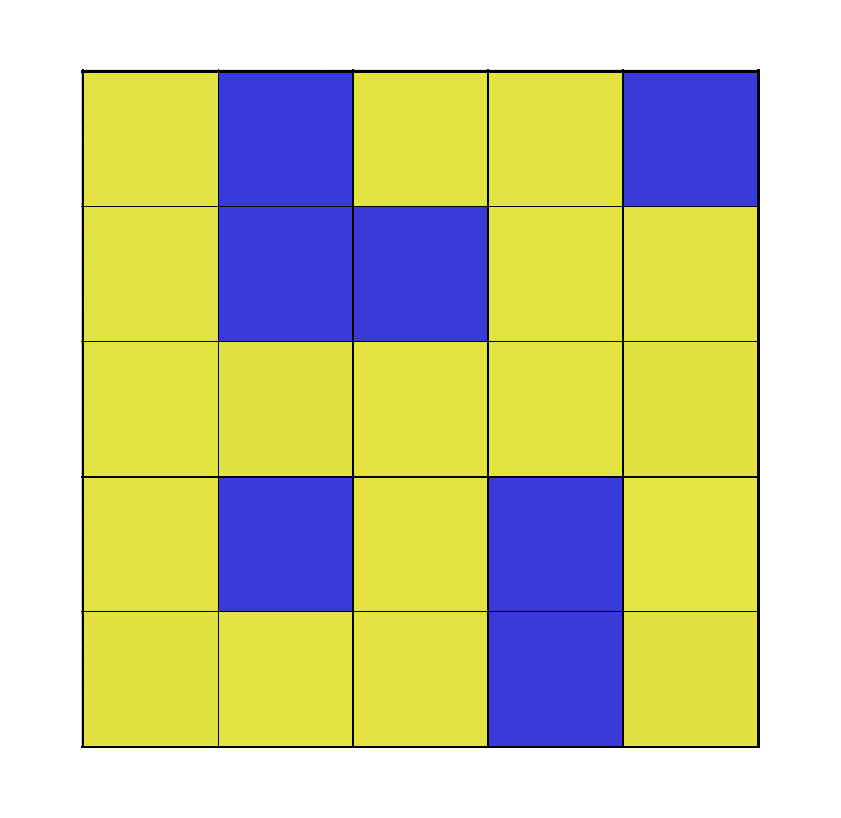
#> input picture task7/answer_python.png, 841 x 818 px
$ python partB.py
#> lines starting #> are read from the running program, lines starting #| are printed output that depends on the picture; after the words box and inside, x2 and y2 are one past the last pixel; in counts of white or black regions, pixels touching at a corner belong together
import cv2
import numpy as np
from collections import deque

def find_black_rows(image, intensity):
    black_indices = []
    for i in range(image.shape[0]):
        avg = np.mean(image[i], axis=0)
        if np.average(avg) < intensity:
            black_indices.append(i)
            for j in range(image.shape[1]):

                if not np.allclose(image[i][j], [255, 255, 255], atol=10):
                    image[i, j] = [0, 0, 0]

    return black_indices

def find_black_columns(image, intensity):
    black_indices = []
    for i in range(image.shape[1]):
        avg = np.mean(image[:, i], axis=0)
        if np.average(avg) < intensity:
            black_indices.append(i)
            for j in range(image.shape[0]):

                if not np.allclose(image[j][i], [255, 255, 255], atol=10):
                    image[j, i] = [0, 0, 0]

    return black_indices

# Input for image
image = cv2.imread("answer_python.png")
#> image is the input picture: shape (818, 841, 3); mean B, G, R 154.2, 200.6, 200.4

black_row_indices = find_black_rows(image, 105)
#> after the loop in find_black_rows, `for i in range(image.shape[0]):`: black_indices = [70, 71, 72, 206, 341, 476, 477, 611, 746, 747]
#> black_row_indices = [70, 71, 72, 206, 341, 476, 477, 611, 746, 747]
black_col_indices = find_black_columns(image, 94)
#> after the loop in find_black_columns, `for i in range(image.shape[1]):`: black_indices = [82, 83, 218, 352, 353, 487, 488, 622, 623, 757, 758, 759]
#> black_col_indices has the same summary as black_indices in find_black_columns

r=[]
for i in range(len(black_row_indices)-1):
    if(black_row_indices[i+1]-black_row_indices[i]>10):
        r.append(black_row_indices[i])
#> this loop made 9 passes
#> after the loop, r = [72, 206, 341, 477, 611]
r.append(black_row_indices[-1])

c=[]
for i in range(len(black_col_indices)-1):
    if(black_col_indices[i+1]-black_col_indices[i]>10):
        c.append(black_col_indices[i])
#> this loop made 11 passes
#> after the loop, c = [83, 218, 353, 488, 623]
c.append(black_col_indices[-1])

r_centre=[]
c_centre=[]

for i in range(len(r)-1):
    mid=(r[i+1]+r[i])/2
    r_centre.append(mid)
#> this loop made 5 passes
#> mid on passes 1 to 5: 139, 273.5, 409, 544, 679
#> after the loop, r_centre = [139, 273.5, 409, 544, 679]
for i in range(len(c)-1):
    mid=(c[i+1]+c[i])/2
    c_centre.append(mid)
#> this loop made 5 passes
#> mid on passes 1 to 5: 150.5, 285.5, 420.5, 555.5, 691
#> after the loop, c_centre = [150.5, 285.5, 420.5, 555.5, 691]


arr=np.zeros([len(r_centre),len(c_centre)])
#> arr = [[0, 0, 0, 0, 0], [0, 0, 0, 0, 0], [0, 0, 0, 0, 0], [0, 0, 0, 0, 0], [0, 0, 0, 0, 0]]
for i in range(len(r_centre)):
    for j in range(len(c_centre)):
        if((image[int(r_centre[i])][int(c_centre[j])])[0]>200):
            arr[i,j]=1
#> this loop made 5 passes
#> after the loop, arr = [[0, 1, 0, 0, 1], [0, 1, 1, 0, 0], [0, 0, 0, 0, 0], [0, 1, 0, 1, 0], [0, 0, 0, 1, 0]]

print(arr)
#| [[0. 1. 0. 0. 1.]
#|  [0. 1. 1. 0. 0.]
#|  [0. 0. 0. 0. 0.]
#|  [0. 1. 0. 1. 0.]
#|  [0. 0. 0. 1. 0.]]

def shortest_path(matrix):

    directions = [(0, 1), (1, 0), (0, -1), (-1, 0)]

    rows, cols = matrix.shape
#> rows = 5; cols = 5


    visited = np.full((rows, cols), False)
    queue = deque([(0, 0)])
    visited[0][0] = True

    parent = [[(-1, -1)] * cols for _ in range(rows)]

    while queue:
        x, y = queue.popleft()


        if (x, y) == (rows - 1, cols - 1):
            break

        for dx, dy in directions:
            nx, ny = x + dx, y + dy


            if 0 <= nx < rows and 0 <= ny < cols and not visited[nx][ny] and matrix[nx][ny] == 0:
                visited[nx][ny] = True
                parent[nx][ny] = (x, y)
                queue.append((nx, ny))

    path = []
    x, y = rows - 1, cols - 1
#> x = 4; y = 4
    while (x, y) != (0, 0):
        path.append((x+1, y+1))
        x, y = parent[x][y]

    path.append((1, 1))
    path.reverse()

    return path


path = shortest_path(arr)
#> path = [(1, 1), (2, 1), (3, 1), (3, 2), (3, 3), (3, 4), (3, 5), (4, 5), (5, 5)]
print("Shortest path:", path)
#| Shortest path: [(1, 1), (2, 1), (3, 1), (3, 2), (3, 3), (3, 4), (3, 5), (4, 5), (5, 5)]


def draw_lines(image, lines, color=(0, 0, 255), thickness=2):

    for line in lines:
        start, end = line
        cv2.line(image, start, end, color, thickness)
    return image


lines=[]
for i in range(len(path)-1):
    a=int(r_centre[path[i][1]-1]  )
    b=int(c_centre[path[i][0]-1])
    c=int(r_centre[path[i+1][1]-1])
    d=int(c_centre[path[i+1][0]-1])
    lines.append(((a,b),(c,d)))
#> this loop made 8 passes
#> (a, b, c, d) on passes 1 to 8: (139, 150, 139, 285), (139, 285, 139, 420), (139, 420, 273, 420), (273, 420, 409, 420), (409, 420, 544, 420), (544, 420, 679, 420), (679, 420, 679, 555), (679, 555, 679, 691)
#> after the loop, lines = [((139, 150), (139, 285)), ((139, 285), (139, 420)), ((139, 420), (273, 420)), ((273, 420), (409, 420)), ((409, 420), (544, 420)), ((544, 420), (679, 420)), ((679, 420), (679, 555)), ((679, 555), (679, 691))]


a=int(r_centre[path[0][1]-1] )
#> a = 139
b=int(c_centre[path[0][0]-1])
#> b = 150
point=(a,b)
#> point = (139, 150)


result_image = draw_lines(image, lines)
#> the loop in draw_lines, `for line in lines:` made 8 passes
#> after the loop in draw_lines, `for line in lines:`:
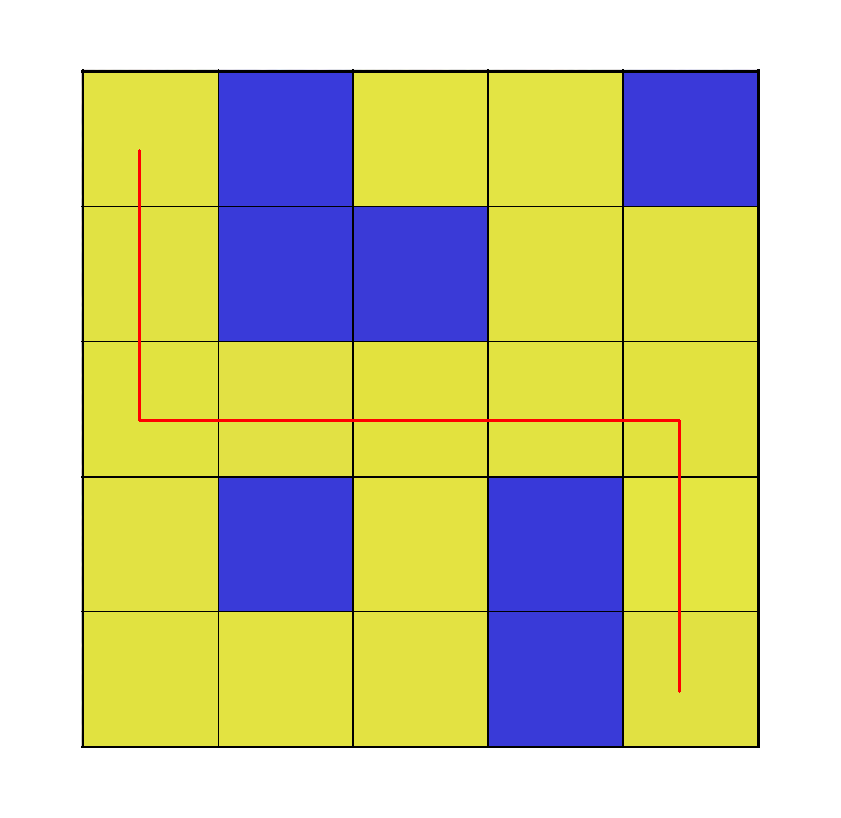
#> image: shape (818, 841, 3); 0.47% of pixels changed, all inside (x1, y1, x2, y2) = (138, 149, 681, 693)

cv2.arrowedLine(image,point, point, (0, 0, 255), thickness=20)
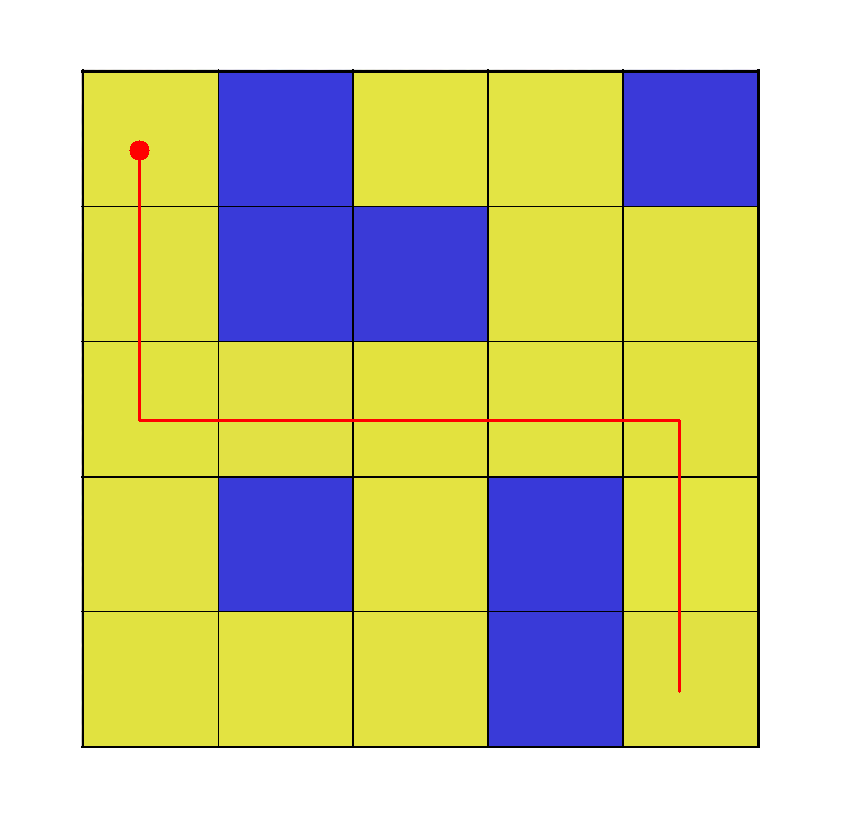
#> image: shape (818, 841, 3); 0.04% of pixels changed, all inside (x1, y1, x2, y2) = (129, 140, 150, 160)
a=int(r_centre[path[-1][1]-1]  )
#> a = 679
b=int(c_centre[path[-1][0]-1])
#> b = 691
start=(a-10,b-23)
#> start = (669, 668)
end=(a,b)
#> end = (679, 691)
color=(0,0,255)
thickness=6
cv2.line(image, start, end, color, thickness)
#> image: shape (818, 841, 3); 0.03% of pixels changed, all inside (x1, y1, x2, y2) = (666, 665, 683, 695)
start=(a+10,a-10)
#> start = (689, 669)
cv2.line(image, start, end, color, thickness)
#> image: shape (818, 841, 3); mean B, G, R 153.8, 199.3, 200.5


# Save the result
cv2.imwrite("finalanswer_python.png", image)

$ run again, with task7/sample_input.png copied over task7/answer_python.png
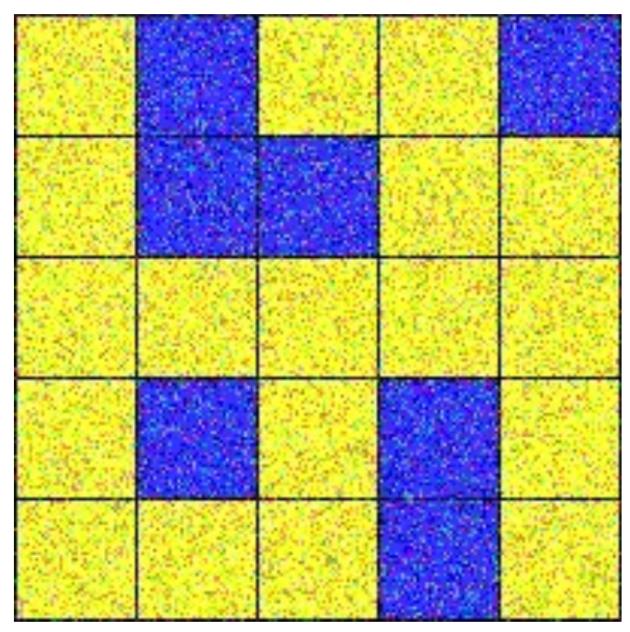
#> input picture task7/sample_input.png, 630 x 632 px
#> image is the input picture: shape (632, 630, 3); mean B, G, R 116.7, 181.3, 181
#> the loop in find_black_rows, `for i in range(image.shape[0]):` made 632 passes
#> avg on passes 1 to 3: [255, 255, 255], [255, 255, 255], [255, 255, 255]
#> after the loop in find_black_rows, `for i in range(image.shape[0]):`: black_indices = [14, 15, 16, 135, 136, 137, 255, 256, 257, 377, 378, 379, 497, 498, 499, 500, 618, 619, 620, 621]
#> black_row_indices has the same summary as black_indices in find_black_rows
#> the loop in find_black_columns, `for i in range(image.shape[1]):` made 630 passes
#> after the loop in find_black_columns, `for i in range(image.shape[1]):`: black_indices = [14, 15, 16, 135, 136, 137, 256, 257, 258, 377, 378, 379, 498, 499, 500, 619, 620]
#> black_col_indices has the same summary as black_indices in find_black_columns
#> the loop `for i in range(len(black_row_indices)-1):` made 19 passes
#> after the loop `for i in range(len(black_row_indices)-1):`: r = [16, 137, 257, 379, 500]
#> the loop `for i in range(len(black_col_indices)-1):` made 16 passes
#> after the loop `for i in range(len(black_col_indices)-1):`: c = [16, 137, 258, 379, 500]
#> the loop `for i in range(len(r)-1):` made 5 passes
#> mid on passes 1 to 5: 76.5, 197, 318, 439.5, 560.5
#> after the loop `for i in range(len(r)-1):`: r_centre = [76.5, 197, 318, 439.5, 560.5]
#> the loop `for i in range(len(c)-1):` made 5 passes
#> mid on passes 1 to 5: 76.5, 197.5, 318.5, 439.5, 560
#> after the loop `for i in range(len(c)-1):`: c_centre = [76.5, 197.5, 318.5, 439.5, 560]
#> `arr=np.zeros([len(r_centre),len(c_centre)])`: arr = [[0, 0, 0, 0, 0], [0, 0, 0, 0, 0], [0, 0, 0, 0, 0], [0, 0, 0, 0, 0], [0, 0, 0, 0, 0]]
#> the loop `for i in range(len(r_centre)):` made 5 passes
#> after the loop `for i in range(len(r_centre)):`: arr = [[0, 1, 0, 0, 1], [0, 1, 1, 0, 0], [0, 0, 0, 0, 0], [0, 1, 0, 1, 0], [0, 0, 0, 1, 0]]
#| [[0. 1. 0. 0. 1.]
#|  [0. 1. 1. 0. 0.]
#|  [0. 0. 0. 0. 0.]
#|  [0. 1. 0. 1. 0.]
#|  [0. 0. 0. 1. 0.]]
#> `path = shortest_path(arr)`: path = [(1, 1), (2, 1), (3, 1), (3, 2), (3, 3), (3, 4), (3, 5), (4, 5), (5, 5)]
#| Shortest path: [(1, 1), (2, 1), (3, 1), (3, 2), (3, 3), (3, 4), (3, 5), (4, 5), (5, 5)]
#> the loop `for i in range(len(path)-1):` made 8 passes
#> (a, b, c, d) on passes 1 to 8: (76, 76, 76, 197), (76, 197, 76, 318), (76, 318, 197, 318), (197, 318, 318, 318), (318, 318, 439, 318), (439, 318, 560, 318), (560, 318, 560, 439), (560, 439, 560, 560)
#> after the loop `for i in range(len(path)-1):`: lines = [((76, 76), (76, 197)), ((76, 197), (76, 318)), ((76, 318), (197, 318)), ((197, 318), (318, 318)), ((318, 318), (439, 318)), ((439, 318), (560, 318)), ((560, 318), (560, 439)), ((560, 439), (560, 560))]
#> `a=int(r_centre[path[0][1]-1] )`: a = 76
#> point = (76, 76)
#> the loop in draw_lines, `for line in lines:` made 8 passes
#> after the loop in draw_lines, `for line in lines:`:
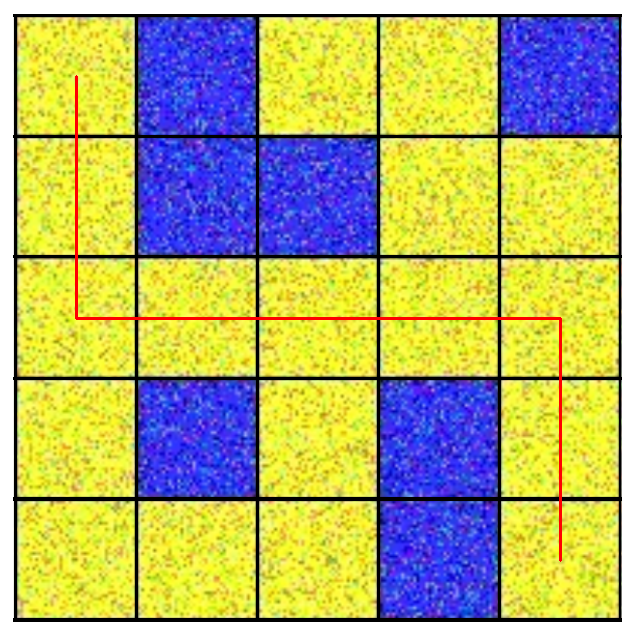
#> image: shape (632, 630, 3); mean B, G, R 113.4, 176, 177.5
#> `a=int(r_centre[path[-1][1]-1]  )`: a = 560
#> `start=(a-10,b-23)`: start = (550, 537)
#> `end=(a,b)`: end = (560, 560)
#> `cv2.line(image, start, end, color, thickness)`:
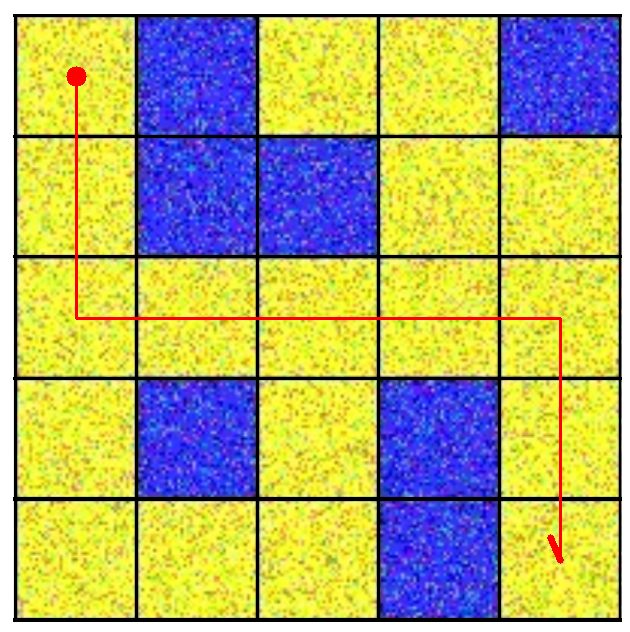
#> image: shape (632, 630, 3); mean B, G, R 113.3, 175.7, 177.5
#> `start=(a+10,a-10)`: start = (570, 550)

$ run again, with task7/sample_input.jpg saved as task7/answer_python.png
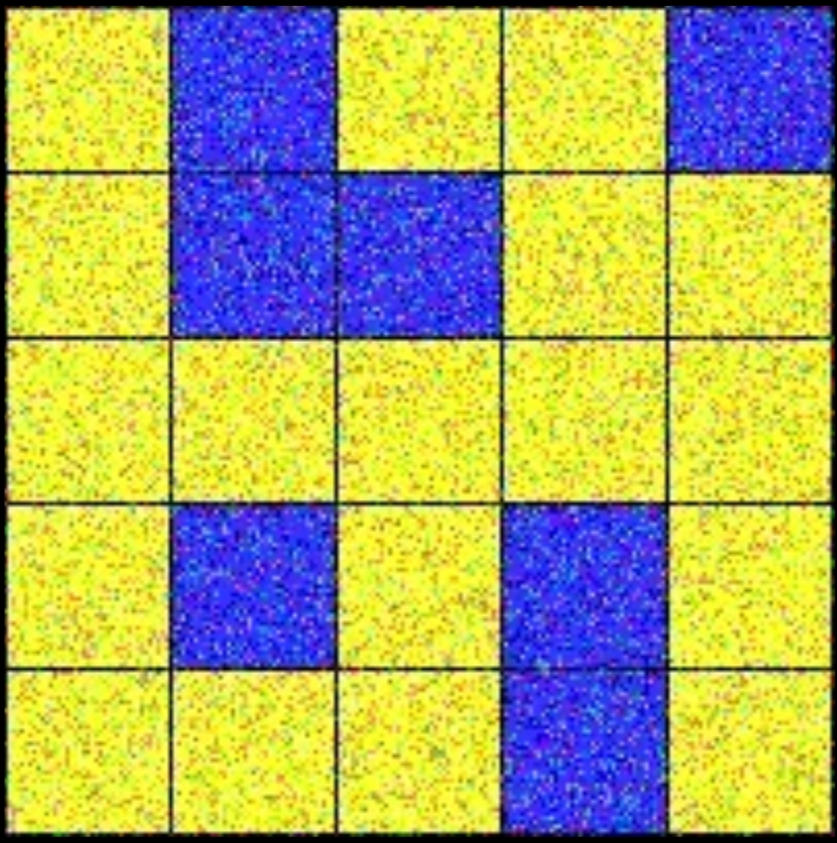
#> input picture task7/sample_input.jpg, 837 x 843 px, shrunk from 999 x 1006 before the run
#> image is the input picture: shape (843, 837, 3); mean B, G, R 103.8, 172, 171.6
#> the loop in find_black_rows, `for i in range(image.shape[0]):` made 843 passes
#> avg on passes 1 to 3: [0.102, 0.0299, 0.0633], [0.0836, 0.0311, 0.0645], [0.112, 0.0633, 0.0741]
#> after the loop in find_black_rows, `for i in range(image.shape[0]):`: black_indices = 38 values from 0 to 842
#> the loop in find_black_columns, `for i in range(image.shape[1]):` made 837 passes
#> avg on passes 1 to 3: [0.144, 0.0783, 0.0724], [0.122, 0.083, 0.0664], [0.157, 0.3, 0.32]
#> after the loop in find_black_columns, `for i in range(image.shape[1]):`:
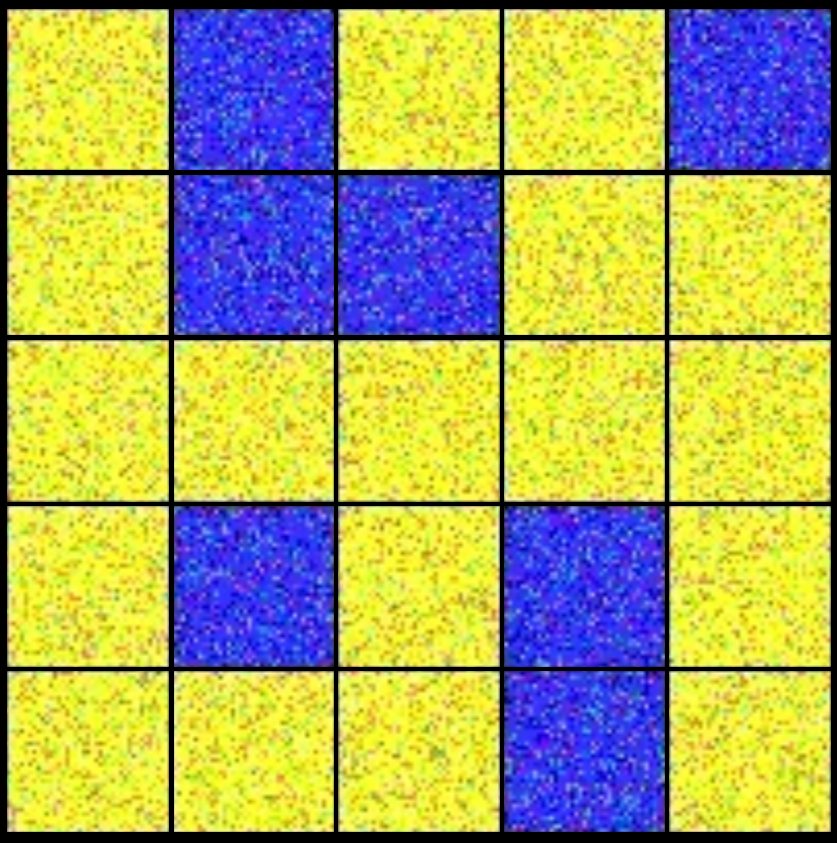
#> image: shape (843, 837, 3); mean B, G, R 100.9, 168.4, 168
#> after the loop in find_black_columns, `for i in range(image.shape[1]):`: black_indices = 30 values from 0 to 836
#> the loop `for i in range(len(black_row_indices)-1):` made 37 passes
#> after the loop `for i in range(len(black_row_indices)-1):`: r = [8, 174, 339, 505, 670]
#> the loop `for i in range(len(black_col_indices)-1):` made 29 passes
#> after the loop `for i in range(len(black_col_indices)-1):`: c = [6, 173, 337, 503, 668]
#> the loop `for i in range(len(r)-1):` made 5 passes
#> mid on passes 1 to 5: 91, 256.5, 422, 587.5, 756
#> after the loop `for i in range(len(r)-1):`: r_centre = [91, 256.5, 422, 587.5, 756]
#> the loop `for i in range(len(c)-1):` made 5 passes
#> mid on passes 1 to 5: 89.5, 255, 420, 585.5, 752
#> after the loop `for i in range(len(c)-1):`: c_centre = [89.5, 255, 420, 585.5, 752]
#> `arr=np.zeros([len(r_centre),len(c_centre)])`: arr = [[0, 0, 0, 0, 0], [0, 0, 0, 0, 0], [0, 0, 0, 0, 0], [0, 0, 0, 0, 0], [0, 0, 0, 0, 0]]
#> the loop `for i in range(len(r_centre)):` made 5 passes
#> after the loop `for i in range(len(r_centre)):`: arr = [[0, 1, 0, 0, 1], [0, 1, 1, 0, 0], [0, 0, 0, 0, 0], [0, 1, 0, 1, 0], [0, 0, 0, 1, 0]]
#| [[0. 1. 0. 0. 1.]
#|  [0. 1. 1. 0. 0.]
#|  [0. 0. 0. 0. 0.]
#|  [0. 1. 0. 1. 0.]
#|  [0. 0. 0. 1. 0.]]
#> `path = shortest_path(arr)`: path = [(1, 1), (2, 1), (3, 1), (3, 2), (3, 3), (3, 4), (3, 5), (4, 5), (5, 5)]
#| Shortest path: [(1, 1), (2, 1), (3, 1), (3, 2), (3, 3), (3, 4), (3, 5), (4, 5), (5, 5)]
#> the loop `for i in range(len(path)-1):` made 8 passes
#> (a, b, c, d) on passes 1 to 8: (91, 89, 91, 255), (91, 255, 91, 420), (91, 420, 256, 420), (256, 420, 422, 420), (422, 420, 587, 420), (587, 420, 756, 420), (756, 420, 756, 585), (756, 585, 756, 752)
#> after the loop `for i in range(len(path)-1):`: lines = [((91, 89), (91, 255)), ((91, 255), (91, 420)), ((91, 420), (256, 420)), ((256, 420), (422, 420)), ((422, 420), (587, 420)), ((587, 420), (756, 420)), ((756, 420), (756, 585)), ((756, 585), (756, 752))]
#> `a=int(r_centre[path[0][1]-1] )`: a = 91
#> `b=int(c_centre[path[0][0]-1])`: b = 89
#> point = (91, 89)
#> the loop in draw_lines, `for line in lines:` made 8 passes
#> `cv2.arrowedLine(image,point, point, (0, 0, 255), thickness=20)`:
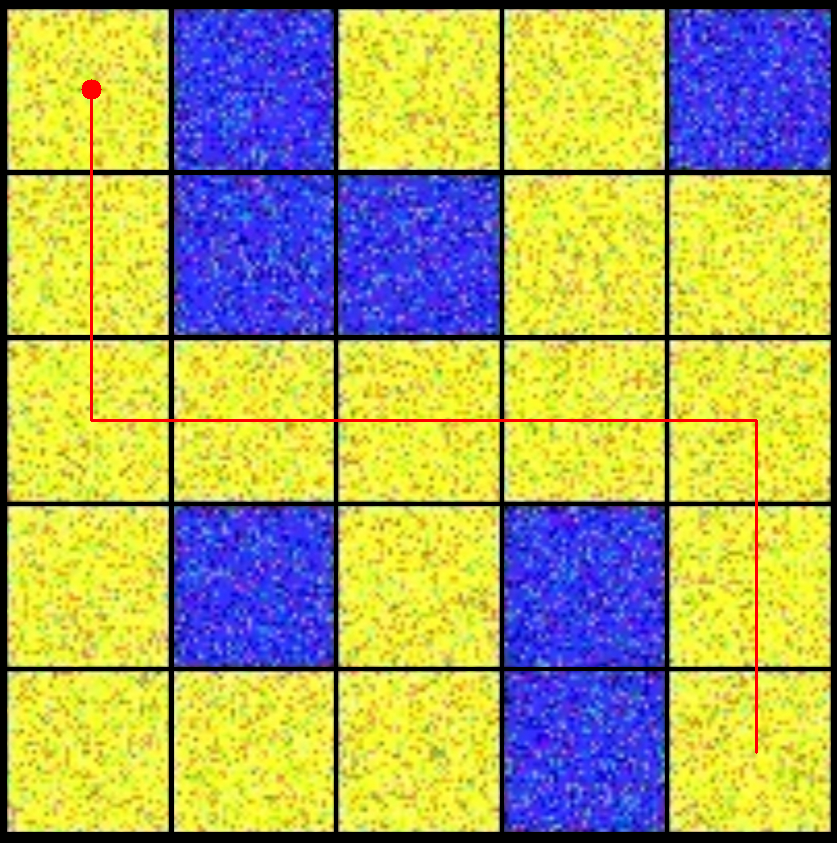
#> image: shape (843, 837, 3); mean B, G, R 100.6, 167, 168.2
#> `a=int(r_centre[path[-1][1]-1]  )`: a = 756
#> `b=int(c_centre[path[-1][0]-1])`: b = 752
#> `start=(a-10,b-23)`: start = (746, 729)
#> `end=(a,b)`: end = (756, 752)
#> `start=(a+10,a-10)`: start = (766, 746)
